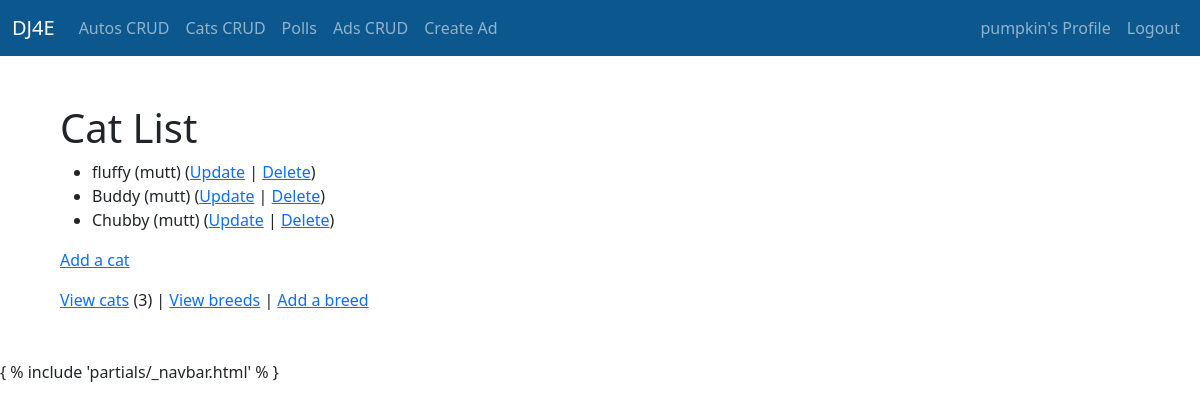
The app's page /cats/ (signed in) with its own data.
### cats/models.py (models this page shows, shortened)
class Cat(models.Model):
    nickname = models.CharField(
        max_length=200,
        validators=[MinLengthValidator(2, "Nickname must be greater than 1 character")]
    )
    weight = models.PositiveIntegerField()
    foods = models.CharField(max_length=300)
    breed = models.ForeignKey(Breed, on_delete=models.CASCADE, null=False)

class Breed(models.Model):
    name = models.CharField(
        max_length=200,
        validators=[MinLengthValidator(2, "Breed must be greater than 1 character")]
    )
    def __str__(self):
        return self.name

### cats/views.py (the view)
# urls.py: path('', views.CatList.as_view(), name='cat_list'),
class CatList(LoginRequiredMixin, ListView):
    model = Cat
    fields = '__all__'
    success_url = reverse_lazy('cats:cat_list')
    def get(self, request):
        cc = Cat.objects.all().count()
        cl = Cat.objects.all()
        ctx = {'cat_count': cc, 'cat_list': cl}
        return render(request, 'cats/cat_list.html', ctx)

### home/context_processors.py (called while the page is built)
def settings(request):
    return {
        'settings': django_settings,
    }

### cats/templates/cats/cat_list.html
{% extends "base_bootstrap.html" %}
{% block content %}
  <h1>Cat List</h1>
  {% if cat_list %}
  <ul>
    {% for cat in cat_list %}
      <li>
          {{ cat.nickname }} ({{ cat.breed }})
          (<a href="{% url 'cats:cat_update' cat.id %}">Update</a> |
          <a href="{% url 'cats:cat_delete' cat.id %}">Delete</a>) <br/>
      </li>
    {% endfor %}
  </ul>
  {% else %}
    <p>There are no cats in the library.</p>
  {% endif %}
  <p>
    {% if cat_count > 0 %}
      <a href="{% url 'cats:cat_create' %}">Add a cat</a>
    {% else %}
      Please add a breed before you add a cat.
    {% endif %}
  </p>
  <p>
  <a href="{% url 'cats:cat_list' %}">View cats</a> ({{ cat_count }}) | <a href="{% url 'cats:breed_list' %}">View breeds</a>  |
    <a href="{% url 'cats:breed_create' %}">Add a breed</a>
  </p>
{% endblock %}

### home/templates/partials/_navbar.html (shortened to what this page needs)
<nav class="navbar navbar-expand-lg navbar-dark" style="background-color:  #0c578d;">
    <div class="container-fluid">
      <a class="navbar-brand" href="#">DJ4E</a>
      <div class="collapse navbar-collapse" id="navbarSupportedContent">
          <ul class="navbar-nav me-auto mb-2 mb-lg-0">
            <li class="nav-item">
              <a class="nav-link {% if 'autos' == request.path %} active" style="color: red;" {% endif %} aria-current="page" href="{{ autos }}">Autos CRUD</a>
            </li>
            <li class="nav-item">
              <a class="nav-link" aria-current="page" href="{% url 'cats:cat_list' %}">Cats CRUD</a>
            </li>
            <li class="nav-item">
              <a class="nav-link" aria-current="page" href="{% url 'polls:index' %}">Polls</a>
            </li>
            <li class="nav-item">
              <a class="nav-link" aria-current="page" href="{% url 'ads:all' %}">Ads CRUD</a>
            </li>
            <li class="nav-item">
              <a class="nav-link" aria-current="page" href="{% url 'ads:ad_create' %}">Create Ad</a>
            </li>
          </ul>
        </div>
  <div class="nav navbar-nav navbar-right">
    {% if user.is_authenticated %}
      <a class="nav-item nav-link" href="#">{{user}}'s Profile</a>
      <a class="nav-item nav-link" href="#">Logout</a>
    {% else %}
      <a class="nav-item nav-link" href="{% url 'login' %}">Login</a>
      <a class="nav-item nav-link" href="{% url 'logout' %}">Register</a>
    {% endif %}
  </div>
      </div>
    </nav>

### records on screen
Cat: nickname "fluffy", breed "mutt"
Cat: nickname "Buddy", breed "mutt"
Cat: nickname "Chubby", breed "mutt"

### other values on screen
{{ user }} "pumpkin"
{{ cat_count }} "3"
